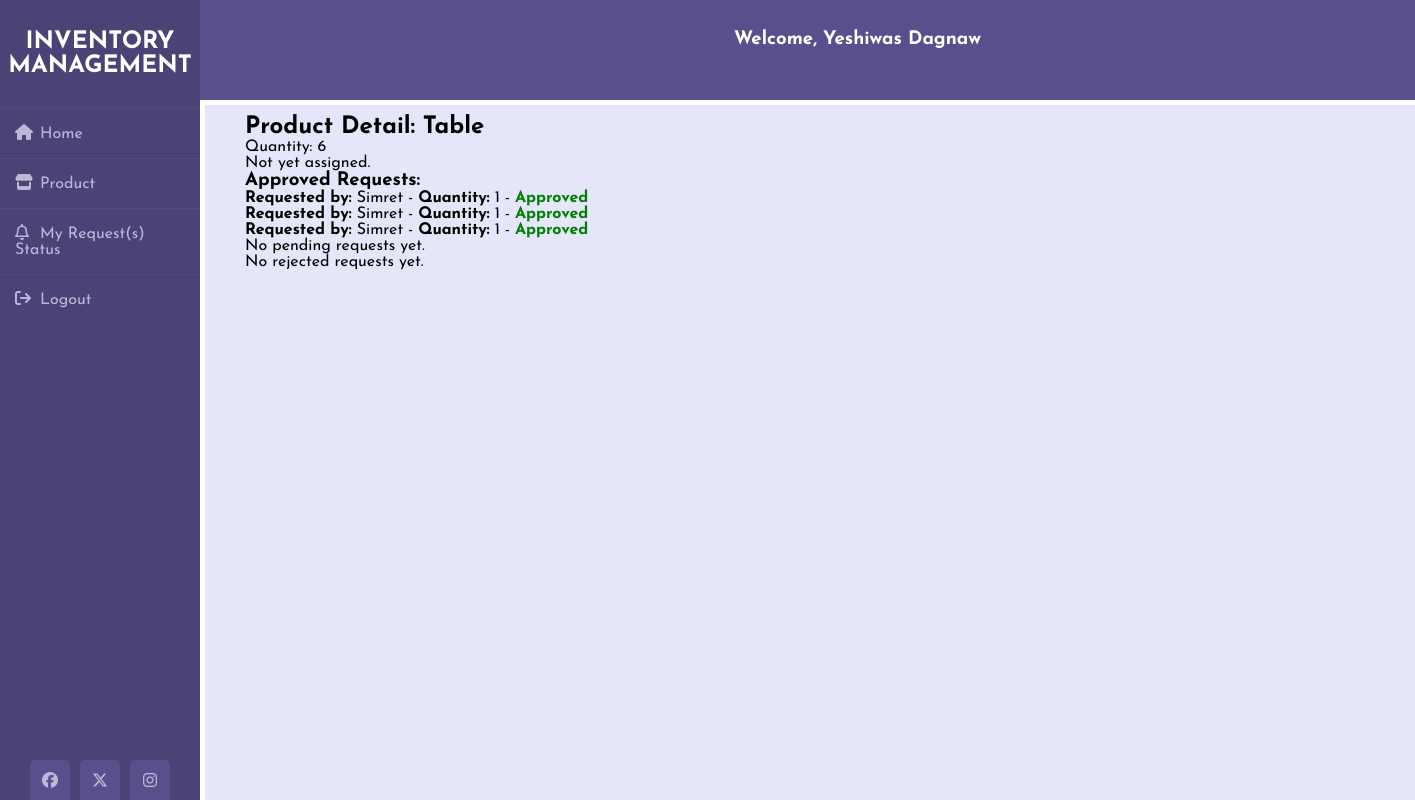
Screenshot of /product-detail/4/ (signed in) with the database file from the repository.
### inventory/models.py (models this page shows)
class UserProfile(AbstractUser):
    USER_TYPE_CHOICES = [
        ('normal', 'Normal User'),
        ('storekeeper', 'Store Keeper'),
        ('admin', 'Admin'),
    ]
    full_name = models.CharField(max_length=255)
    position = models.CharField(max_length=255)
    user_type = models.CharField(max_length=20, choices=USER_TYPE_CHOICES, default='normal')
    phone = models.CharField(max_length=14, default='123456789')
    email = models.EmailField()
    image = models.ImageField(default='avatar.png', upload_to='User_images', blank=True)
    registered_date = models.DateTimeField(auto_now_add=True)
    groups = models.ManyToManyField(
        'auth.Group',
        related_name='user_profiles_groups',
        blank=True,
        verbose_name='groups',
        help_text='The groups this user belongs to. A user will get all permissions granted to each of their groups.',
    )
    user_permissions = models.ManyToManyField(
        'auth.Permission',
        related_name='user_profiles_permissions',
        blank=True,
        verbose_name='user permissions',
        help_text='Specific permissions for this user.',
    )

### product/models.py (models this page shows, shortened)
class Product(models.Model):
    name = models.CharField(max_length=255)
    serial = models.CharField(max_length=255, null=True, blank=True)
    category = models.ForeignKey('Category', on_delete=models.SET_NULL, blank=True, null=True)
    description = models.TextField()
    price = models.DecimalField(max_digits=10, decimal_places=2)
    quantity = models.PositiveIntegerField()
    unit = models.CharField(max_length=200)
    added_by = models.ForeignKey(get_user_model(), on_delete=models.CASCADE, related_name='added_products')
    added_date = models.DateTimeField(auto_now_add=True)

class Request(models.Model):
    product = models.ForeignKey('Product', on_delete=models.CASCADE)
    requested_by = models.ForeignKey(get_user_model(), on_delete=models.CASCADE, related_name='requested_by')
    additional_info = models.TextField(blank=True)
    quantity = models.IntegerField(default=1)
    status_choices = [('pending', 'Pending'), ('approved', 'Approved'), ('rejected', 'Rejected')]
    storekeeper_approval_status = models.CharField(max_length=10, choices=status_choices, default='pending')
    admin_approval_status = models.CharField(max_length=10, choices=status_choices, default='pending')
    storekeeper_approved_by = models.ForeignKey(get_user_model(), on_delete=models.CASCADE, null=True, related_name='stokeeper_approved_by')
    admin_approved_by = models.ForeignKey(get_user_model(), on_delete=models.CASCADE, null=True, related_name='admin_approved_by')
    storekeeper_approved_date = models.DateTimeField(null=True)
    admin_approved_date = models.DateTimeField(null=True)
    assignet_to = models.ForeignKey(get_user_model(), on_delete=models.CASCADE, related_name='assignet_to', null=True)

### product/views.py (the view)
# urls.py: path('product-detail/<int:product_id>/', product_detail, name='product_detail'),
@login_required
def product_detail(request, product_id):
    product = get_object_or_404(Product, pk=product_id)
    approved_requests = Request.objects.filter(product=product, storekeeper_approval_status='approved').order_by('id')
    pending_requests = Request.objects.filter(product=product, storekeeper_approval_status='pending').order_by('id')
    rejected_requests = Request.objects.filter(product=product, storekeeper_approval_status='rejected').order_by('id')
    return render(request, 'products/product_detail.html', {'product': product, 'approved_requests': approved_requests, 'pending_requests': pending_requests, 'rejected_requests': rejected_requests})

### templates/products/product_detail.html (shortened to what this page needs)
{% extends 'base.html' %}
{% block content %}
<div class="wrapper">
  <div class="content">
    <div class="add">
      <h2>Product Detail: {{ product.name }}</h2>
      <p>Quantity: {{ product.quantity }}</p>
      {% if product.assigned_to %}
        <p>Assigned to: {{ product.assigned_to.username }}</p>
      {% else %}
        <p>Not yet assigned.</p>
      {% endif %}
      {% if approved_requests %}
        <h3>Approved Requests:</h3>
        <ul>
          {% for request_instance in approved_requests %}
            <li><b>Requested by: </b> {{ request_instance.requested_by.full_name }} - <b>Quantity:</b> {{ request_instance.quantity }} - <b style="color:green;">Approved</b></li>
          {% endfor %}
        </ul>
      {% else %}
        <p>No approved requests yet.</p>
      {% endif %}
      {% if pending_requests %}
        <h3>Pending Requests:</h3>
        <ul>
          {% for request_instance in pending_requests %}
            <li><b>Requested by: </b>{{ request_instance.requested_by.full_name }} - <b>Quantity: </b> {{ request_instance.quantity }} - <b>Status: </b>- <b style="color:chartreuse;">Pending Approval</b></li>
          {% endfor %}
        </ul>
      {% else %}
        <p>No pending requests yet.</p>
      {% endif %}
      {% if rejected_requests %}
        <h3>Rejected Requests:</h3>
        <ul>
          {% for request_instance in rejected_requests %}
            <li><b>Requested by: </b>{{ request_instance.requested_by.full_name }} - <b>Quantity: </b> {{ request_instance.quantity }} - <b>Status: </b> - <b style="color:red;">Rejected</b></li>
          {% endfor %}
        </ul>
      {% else %}
        <p>No rejected requests yet.</p>
      {% endif %}
    </div>
  </div>
</div>
{% endblock content %}

### templates/nav_main.html (shortened to what this page needs)
<!DOCTYPE html>
<html lang="en">
{% load static %}
<head>
    <link rel="stylesheet" href="{% static 'css/style.css' %}" />
    <link rel="stylesheet" href="https://cdnjs.cloudflare.com/ajax/libs/font-awesome/6.5.1/css/all.min.css" />
</head>
<body>
    <div class="wrapper">
        <div class="sidebar">
            <h2>Inventory Management</h2>
            <ul class="parent-list">
                {% if user.is_authenticated %}
                    {% if user.user_type == 'normal' %}
                        <li><a href="#"><i class="fa fa-house"></i>Home</a></li>
                        <li><a href="#"> <i class="fa fa-solid fa-store"></i>Product</a>
                        </li>
                        <li><a href="{% url 'user_requests_status' %}"><i class="fa far fa-bell"></i>My Request(s) Status</a></li>
                    {% endif %}
                    <li><a href="{% url 'logout' %}"><i class="fa fa-sign-out" aria-hidden="true"></i>Logout</a></li>
                {% else %}
                    <li><a href="{% url 'login' %}"><i class="fa fa-sign-in" aria-hidden="true"></i>Login</a></li>
                    <li><a href="#"><i class="far fa-comment"></i> Message</a></li>
                {% endif %}
            </ul>
            <div class="social_media">
                <a href="#"><i class="fa-brands fa-facebook"></i></a>
                <a href="#"><i class="fa-brands fa-x-twitter"></i></a>
                <a href="#"><i class="fa-brands fa-instagram"></i></a>
            </div>
        </div>
       <div class="header">
        {% if user.is_authenticated %}
            <h3>Welcome, {{ user.full_name}}</h3>
        {% endif %}
       </div>
        </div>
</body>
</html>

### static/css/style.css (style rules this page uses)
* { margin: 0; padding: 0; box-sizing: border-box; list-style: none; text-decoration: none; font-family: 'Josefin Sans', sans-serif; }
body { background-color: #ffffff; }
.wrapper { display: flex; position: relative; }
.wrapper .sidebar { width: 200px; height: 100%; background: #4b4276; padding: 30px 0px; position: fixed; z-index: 1; }
.wrapper .sidebar h2 { color: #fff; text-transform: uppercase; text-align: center; margin-bottom: 30px; }
.wrapper .sidebar ul li { padding: 15px; border-bottom: 1px solid #bdb8d7; border-bottom: 1px solid rgba(0, 0, 0, 0.05); border-top: 1px solid rgba(255, 255, 255, 0.05); }
.wrapper .sidebar ul li a { color: #bdb8d7; display: block; }
.wrapper .sidebar ul li a .fa { width: 25px; }
.wrapper .sidebar ul li a .far { width: 25px; }
.wrapper .sidebar .social_media { position: absolute; bottom: 0; left: 50%; transform: translateX(-50%); display: flex; }
.wrapper .sidebar .social_media a { display: block; width: 40px; background: #594f8d; height: 40px; line-height: 45px; text-align: center; margin: 0 5px; color: #bdb8d7; border-top-left-radius: 5px; border-top-right-radius: 5px; }
.wrapper .header { position: fixed; top: 0; margin-left: 200px; width: 100%; background-color: #594f8d; height: 100px; text-align: center; color: #ffffff; z-index: 2; }
.wrapper .header h3 { color: #ffffff; text-align: center; margin-right: 100px; padding-top: 30px; }
.wrapper .content { margin-left: 205px; margin-top: 105px; background-color:#E6E6FA; padding: 10px; position: absolute; width: 100%; overflow-y: auto; white-space: nowrap; min-height: calc(100vh - 105px); }
.wrapper .content .add { margin-left: 20px; padding-left: 10px; }

### rows the page displays
UserProfile: full_name "Yeshiwas Dagnaw"
Product: name "Table", quantity "6"
Request: requested_by.full_name "Simret", quantity "1"
Request: requested_by.full_name "Simret", quantity "1"
Request: requested_by.full_name "Simret", quantity "1"
